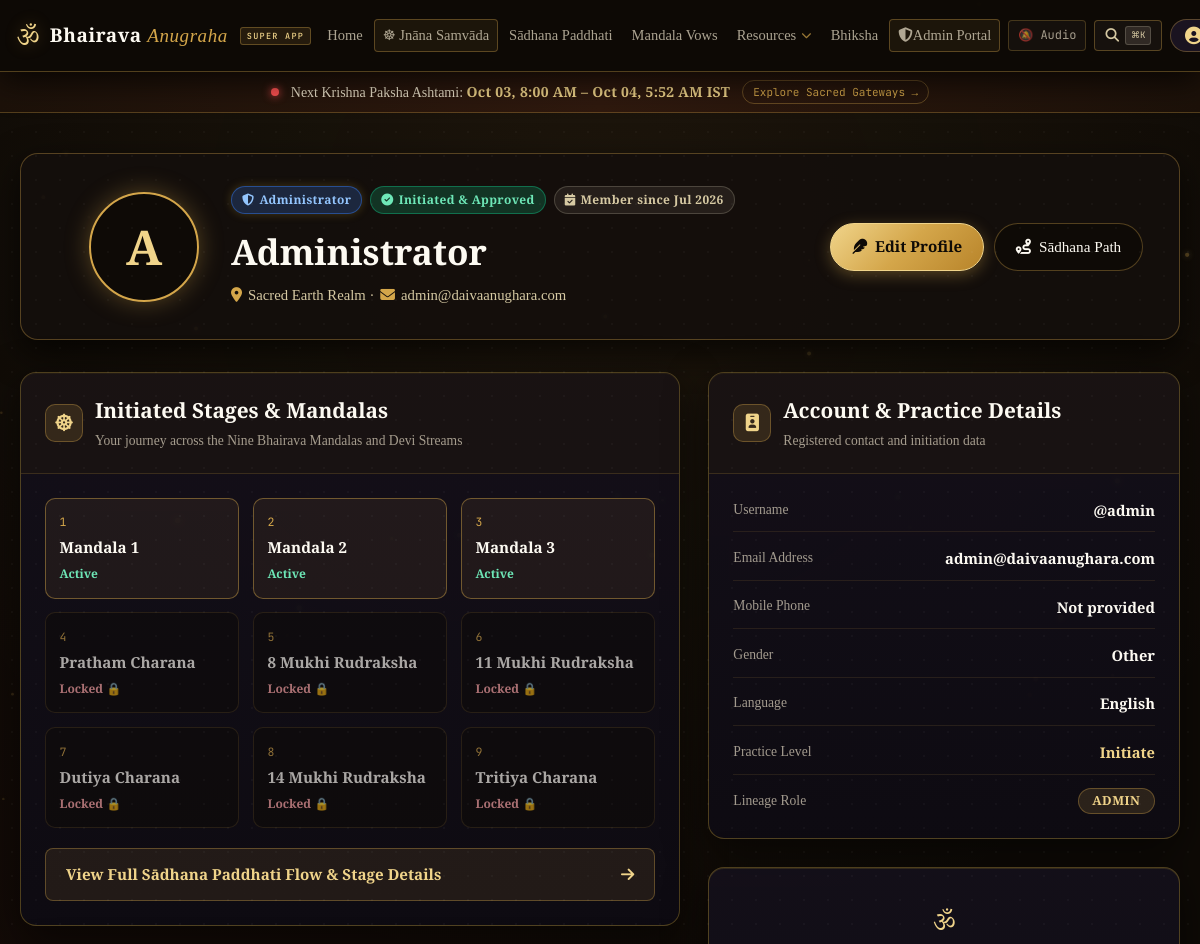
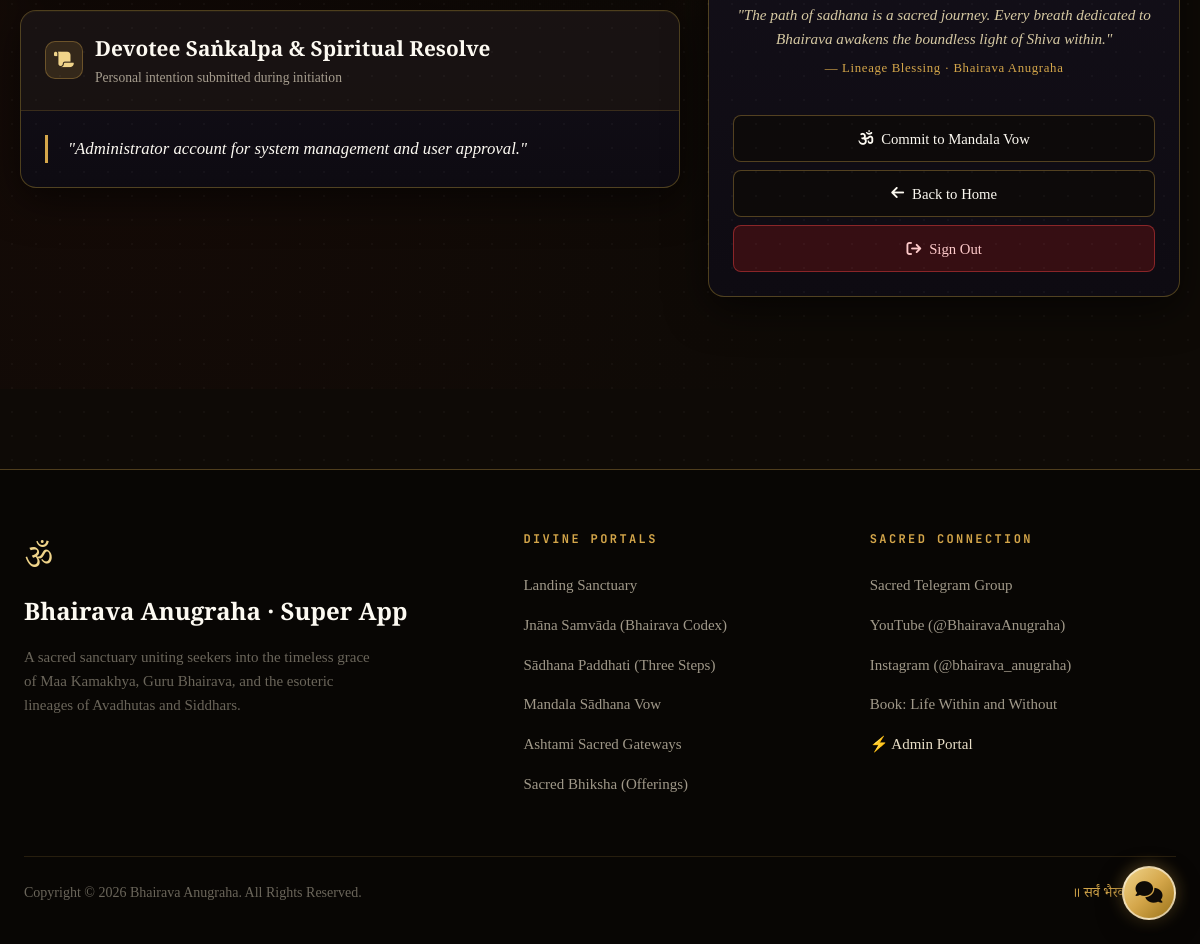
/auth/profile (signed in), run on the app's committed database (2 pictures, top to bottom).
### models.py (models this page shows, shortened)
class User(UserMixin, db.Model):
    id = db.Column(db.Integer, primary_key=True)
    username = db.Column(db.String(80), unique=True, nullable=False)
    email = db.Column(db.String(120), unique=True, nullable=False)
    password_hash = db.Column(db.String(255), nullable=False)
    full_name = db.Column(db.String(100), nullable=False)
    phone = db.Column(db.String(20), nullable=True)
    address = db.Column(db.Text, nullable=True)
    role = db.Column(db.String(20), default='user')  # 'admin' or 'user'
    is_approved = db.Column(db.Boolean, default=False)
    is_active = db.Column(db.Boolean, default=True)
    created_at = db.Column(db.DateTime, default=datetime.utcnow)
    last_active = db.Column(db.DateTime, nullable=True)  # Last activity timestamp
    approved_at = db.Column(db.DateTime, nullable=True)
    approved_by = db.Column(db.Integer, db.ForeignKey('user.id'), nullable=True)
    practice_level = db.Column(db.String(50), nullable=True)  # Beginner, Intermediate, Advanced
    purpose = db.Column(db.Text, nullable=False)  # Purpose for starting sadhana
    profile_picture = db.Column(db.String(255), nullable=True)  # Path to profile picture
    date_of_birth = db.Column(db.Date, nullable=True)
    gender = db.Column(db.String(20), nullable=False, default='Other')
    location = db.Column(db.String(100), nullable=True)
    preferred_language = db.Column(db.String(50), nullable=True)
    referral_source = db.Column(db.String(100), nullable=True)
    mandala_1_access = db.Column(db.Boolean, default=True)  # All users get access to Mandala 1
    mandala_2_access = db.Column(db.Boolean, default=False)  # Admin must approve
    mandala_3_access = db.Column(db.Boolean, default=False)  # Admin must approve
    rudraksha_8_mukhi_access = db.Column(db.Boolean, default=False)  # Admin must approve
    rudraksha_11_mukhi_access = db.Column(db.Boolean, default=False)  # Admin must approve
    rudraksha_14_mukhi_access = db.Column(db.Boolean, default=False)  # Admin must approve
    pratham_charana_diksha_access = db.Column(db.Boolean, default=False)  # Admin must approve
    dutiya_charana_access = db.Column(db.Boolean, default=False)  # Admin must approve
    tritiya_charana_access = db.Column(db.Boolean, default=False)  # Admin must approve
    devi_mandala_1_access = db.Column(db.Boolean, default=True)  # All approved users get access
    devi_mandala_2_access = db.Column(db.Boolean, default=False)  # Admin must approve
    devi_mandala_3_access = db.Column(db.Boolean, default=False)  # Admin must approve
    mandala_1_completed_at = db.Column(db.DateTime, nullable=True)
    mandala_2_completed_at = db.Column(db.DateTime, nullable=True)
    mandala_3_completed_at = db.Column(db.DateTime, nullable=True)
    rudraksha_8_mukhi_completed_at = db.Column(db.DateTime, nullable=True)
    rudraksha_11_mukhi_completed_at = db.Column(db.DateTime, nullable=True)
    rudraksha_14_mukhi_completed_at = db.Column(db.DateTime, nullable=True)
    pratham_charana_diksha_completed_at = db.Column(db.DateTime, nullable=True)
    dutiya_charana_completed_at = db.Column(db.DateTime, nullable=True)
    tritiya_charana_completed_at = db.Column(db.DateTime, nullable=True)
    mandala_1_started_at = db.Column(db.DateTime, nullable=True)
    mandala_2_started_at = db.Column(db.DateTime, nullable=True)
    mandala_3_started_at = db.Column(db.DateTime, nullable=True)
    rudraksha_8_mukhi_started_at = db.Column(db.DateTime, nullable=True)
    rudraksha_11_mukhi_started_at = db.Column(db.DateTime, nullable=True)
    rudraksha_14_mukhi_started_at = db.Column(db.DateTime, nullable=True)
    pratham_charana_diksha_started_at = db.Column(db.DateTime, nullable=True)
    dutiya_charana_started_at = db.Column(db.DateTime, nullable=True)
    tritiya_charana_started_at = db.Column(db.DateTime, nullable=True)
    def is_admin(self):
        return self.role == 'admin'

### auth.py (the view, shortened to what this page needs)
@auth.route('/profile', methods=['GET', 'POST'])
@login_required
def profile():
    form = EditProfileForm()
    if request.method == 'GET':
        form.address.data = current_user.address
        form.purpose.data = current_user.purpose
        form.phone.data = current_user.phone
    return render_template('auth/profile.html',
                         title='Profile',
                         page_title='Profile - Daiva Anughara',
                         form=form)

### templates/auth/profile.html (shortened to what this page needs)
{% extends "base.html" %}
{% block content %}
<div class="profile-page-sanctuary">
  <div class="profile-max-container">
    <header class="profile-hero-card">
      <div class="profile-avatar-wrap">
        <div class="profile-avatar-ring">
          {% if current_user.profile_picture %}
            <img src="{{ url_for('auth.profile_picture', user_id=current_user.id) }}" alt="{{ current_user.full_name }}" class="profile-img-lg" />
          {% else %}
            <div class="profile-initials-lg">
              {{ current_user.full_name[0] if current_user.full_name else current_user.username[0] }}
            </div>
          {% endif %}
        </div>
      </div>
      <div class="profile-title-area">
        <div class="profile-badges-row">
          {% if current_user.is_admin() %}
            <span class="badge-pill badge-admin"><i class="fas fa-shield-halved"></i> Administrator</span>
          {% endif %}
          {% if current_user.is_approved %}
            <span class="badge-pill badge-approved"><i class="fas fa-circle-check"></i> Initiated & Approved</span>
          {% else %}
            <span class="badge-pill badge-pending"><i class="fas fa-hourglass-half"></i> Pending Review</span>
          {% endif %}
          <span class="badge-pill badge-member"><i class="fas fa-calendar-check"></i> Member since {{ current_user.created_at.strftime('%b %Y') }}</span>
        </div>
        <h1 class="profile-devotee-name">{{ current_user.full_name or current_user.username }}</h1>
        <p class="profile-location-sub">
          <i class="fas fa-location-dot"></i> {{ current_user.location or 'Sacred Earth Realm' }} ·
          <i class="fas fa-envelope"></i> {{ current_user.email }}
        </p>
      </div>
      <div class="profile-hero-actions">
        <button type="button" onclick="openEditModal()" class="btn-profile-gold" title="Edit Profile">
          <i class="fas fa-feather"></i>
          <span>Edit Profile</span>
        </button>
        <a href="{{ url_for('sadhana_paddhati_page') }}" class="btn-profile-subtle" title="Open Sadhana Paddhati">
          <i class="fas fa-route"></i>
          <span>Sādhana Path</span>
        </a>
      </div>
    </header>
    <div class="profile-content-grid">
      <div class="profile-left-col">
        <section class="profile-card">
          <div class="pcard-header">
            <div class="pcard-icon"><i class="fas fa-dharmachakra"></i></div>
            <div>
              <h3>Initiated Stages & Mandalas</h3>
              <p>Your journey across the Nine Bhairava Mandalas and Devi Streams</p>
            </div>
          </div>
          <div class="pcard-body">
            <div class="stages-pills-matrix">
              <div class="stage-status-box {% if current_user.mandala_1_access %}unlocked{% else %}locked{% endif %}">
                <span class="st-num">1</span>
                <span class="st-title">Mandala 1</span>
                <span class="st-tag">{% if current_user.stage_1_completed %}Done ✓{% elif current_user.mandala_1_access %}Active{% else %}Locked 🔒{% endif %}</span>
              </div>
              <div class="stage-status-box {% if current_user.mandala_2_access %}unlocked{% else %}locked{% endif %}">
                <span class="st-num">2</span>
                <span class="st-title">Mandala 2</span>
                <span class="st-tag">{% if current_user.stage_2_completed %}Done ✓{% elif current_user.mandala_2_access %}Active{% else %}Locked 🔒{% endif %}</span>
              </div>
              <div class="stage-status-box {% if current_user.mandala_3_access %}unlocked{% else %}locked{% endif %}">
                <span class="st-num">3</span>
                <span class="st-title">Mandala 3</span>
                <span class="st-tag">{% if current_user.stage_3_completed %}Done ✓{% elif current_user.mandala_3_access %}Active{% else %}Locked 🔒{% endif %}</span>
              </div>
              <div class="stage-status-box {% if current_user.charana_1_access %}unlocked{% else %}locked{% endif %}">
                <span class="st-num">4</span>
                <span class="st-title">Pratham Charana</span>
                <span class="st-tag">{% if current_user.charana_1_completed %}Done ✓{% elif current_user.charana_1_access %}Active{% else %}Locked 🔒{% endif %}</span>
              </div>
              <div class="stage-status-box {% if current_user.rudraksha_8_access %}unlocked{% else %}locked{% endif %}">
                <span class="st-num">5</span>
                <span class="st-title">8 Mukhi Rudraksha</span>
                <span class="st-tag">{% if current_user.rudraksha_8_completed %}Done ✓{% elif current_user.rudraksha_8_access %}Active{% else %}Locked 🔒{% endif %}</span>
              </div>
              <div class="stage-status-box {% if current_user.rudraksha_11_access %}unlocked{% else %}locked{% endif %}">
                <span class="st-num">6</span>
                <span class="st-title">11 Mukhi Rudraksha</span>
                <span class="st-tag">{% if current_user.rudraksha_11_completed %}Done ✓{% elif current_user.rudraksha_11_access %}Active{% else %}Locked 🔒{% endif %}</span>
              </div>
              <div class="stage-status-box {% if current_user.charana_2_access %}unlocked{% else %}locked{% endif %}">
                <span class="st-num">7</span>
                <span class="st-title">Dutiya Charana</span>
                <span class="st-tag">{% if current_user.charana_2_completed %}Done ✓{% elif current_user.charana_2_access %}Active{% else %}Locked 🔒{% endif %}</span>
              </div>
              <div class="stage-status-box {% if current_user.rudraksha_14_access %}unlocked{% else %}locked{% endif %}">
                <span class="st-num">8</span>
                <span class="st-title">14 Mukhi Rudraksha</span>
                <span class="st-tag">{% if current_user.rudraksha_14_completed %}Done ✓{% elif current_user.rudraksha_14_access %}Active{% else %}Locked 🔒{% endif %}</span>
              </div>
              <div class="stage-status-box {% if current_user.charana_3_access %}unlocked{% else %}locked{% endif %}">
                <span class="st-num">9</span>
                <span class="st-title">Tritiya Charana</span>
                <span class="st-tag">{% if current_user.charana_3_completed %}Done ✓{% elif current_user.charana_3_access %}Active{% else %}Locked 🔒{% endif %}</span>
              </div>
            </div>
            <div class="pcard-cta-row">
              <a href="{{ url_for('sadhana_paddhati_page') }}" class="btn-portal-entry">
                <span>View Full Sādhana Paddhati Flow & Stage Details</span>
                <i class="fas fa-arrow-right"></i>
              </a>
            </div>
          </div>
        </section>
        {% if current_user.purpose %}
        <section class="profile-card">
          <div class="pcard-header">
            <div class="pcard-icon"><i class="fas fa-scroll"></i></div>
            <div>
              <h3>Devotee Saṅkalpa & Spiritual Resolve</h3>
              <p>Personal intention submitted during initiation</p>
            </div>
          </div>
          <div class="pcard-body">
            <blockquote class="devotee-sankalpa-quote">
              "{{ current_user.purpose }}"
            </blockquote>
          </div>
        </section>
        {% endif %}
      </div>
      <div class="profile-right-col">
        <section class="profile-card">
          <div class="pcard-header">
            <div class="pcard-icon"><i class="fas fa-id-badge"></i></div>
            <div>
              <h3>Account & Practice Details</h3>
              <p>Registered contact and initiation data</p>
            </div>
          </div>
          <div class="pcard-body">
            <div class="details-list">
              <div class="d-row">
                <span class="d-label">Username</span>
                <span class="d-val">@{{ current_user.username }}</span>
              </div>
              <div class="d-row">
                <span class="d-label">Email Address</span>
                <span class="d-val">{{ current_user.email }}</span>
              </div>
              <div class="d-row">
                <span class="d-label">Mobile Phone</span>
                <span class="d-val">{{ current_user.phone or 'Not provided' }}</span>
              </div>
              <div class="d-row">
                <span class="d-label">Gender</span>
                <span class="d-val">{{ current_user.gender or 'Not specified' }}</span>
              </div>
              <div class="d-row">
                <span class="d-label">Language</span>
                <span class="d-val">{{ current_user.preferred_language or 'English' }}</span>
              </div>
              <div class="d-row">
                <span class="d-label">Practice Level</span>
                <span class="d-val gold-accent">{{ current_user.practice_level or 'Initiate' }}</span>
              </div>
              <div class="d-row">
                <span class="d-label">Lineage Role</span>
                <span class="d-val role-badge">{{ current_user.role|title }}</span>
              </div>
            </div>
          </div>
        </section>
        <section class="profile-card guidance-card">
          <div class="pcard-body">
            <div class="guidance-quote">
              <span class="guidance-om">ॐ</span>
              <p>"The path of sadhana is a sacred journey. Every breath dedicated to Bhairava awakens the boundless light of Shiva within."</p>
              <div class="guidance-foot">— Lineage Blessing · Bhairava Anugraha</div>
            </div>
            <div class="profile-bottom-actions">
              <a href="{{ url_for('mandala_sadhana_registration') }}" class="btn-action-outline">
                <i class="fas fa-om"></i> Commit to Mandala Vow
              </a>
              <a href="{{ url_for('home') }}" class="btn-action-outline">
                <i class="fas fa-arrow-left"></i> Back to Home
              </a>
              <a href="{{ url_for('auth.logout') }}" class="btn-action-danger">
                <i class="fas fa-arrow-right-from-bracket"></i> Sign Out
              </a>
            </div>
          </div>
        </section>
      </div>
    </div>
  </div>
</div>
{% endblock %}

### data on the page
User: full_name "A", created_at "Jul 2026", full_name "Administrator", location "Sacred Earth Realm", email "admin@daivaanughara.com", purpose "Administrator account for system management and user approval.", username "admin", phone "Not provided", gender "Other", preferred_language "English", practice_level "Initiate", role "ADMIN"
